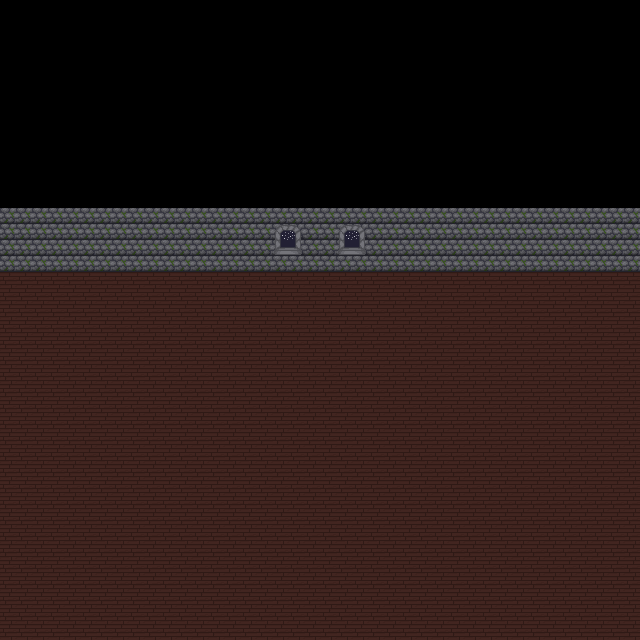

Rendered tile map (Tiled .tmx) drawn with the repository's tilesets; below, a short description and the map source with its tile grids summarised:
An orthogonal 40x40 tile map with 16x16 px tiles, 2 tile layers (Tile Layer 2, Tile Layer 1) and 11 objects (box, wall, portal, quiz, go_to_puzzle).

<map version="1.10" tiledversion="1.12.1" orientation="orthogonal" renderorder="right-down" width="40" height="40" tilewidth="16" tileheight="16" infinite="0" nextlayerid="5" nextobjectid="15">
 <tileset firstgid="1" source="test_tileset.tsx" />
 <layer id="4" name="Tile Layer 2" width="40" height="40">
  <data>[1600 cells, 40 non-empty, 2 distinct tile ids]</data>
 </layer>
 <layer id="1" name="Tile Layer 1" width="40" height="40">
  <data>[1600 cells, 1080 non-empty, 6 distinct tile ids]</data>
 </layer>
 <objectgroup id="2" name="Object Layer 1">
  <object id="1" name="box" gid="76" x="384" y="352" width="16" height="16">
   <properties>
    <property name="collider" type="bool" value="true" />
    <property name="pushable" type="bool" value="true" />
   </properties>
  </object>
  <object id="2" name="wall" x="232.368" y="276.277" width="178.81" height="20.6086">
   <properties>
    <property name="collider" type="bool" value="true" />
    <property name="wall" type="bool" value="true" />
   </properties>
  </object>
  <object id="4" name="portal" gid="40" x="384" y="384" width="16" height="16">
   <properties>
    <property name="collider" type="bool" value="true" />
    <property name="stage_change_name" value="WarningState" />
    <property name="stage_push" type="bool" value="true" />
   </properties>
  </object>
  <object id="5" gid="61" x="304" y="400" width="16" height="16">
   <properties>
    <property name="composite_collider" type="bool" value="true" />
    <property name="pushable" type="bool" value="true" />
    <property name="wall" type="bool" value="false" />
   </properties>
  </object>
  <object id="6" gid="62" x="320" y="400" width="16" height="16">
   <properties>
    <property name="composite_collider" type="bool" value="true" />
    <property name="wall" type="bool" value="true" />
   </properties>
  </object>
  <object id="8" gid="63" x="336" y="400" width="16" height="16">
   <properties>
    <property name="composite_collider" type="bool" value="true" />
    <property name="wall" type="bool" value="true" />
   </properties>
  </object>
  <object id="10" gid="71" x="304" y="416" width="16" height="16">
   <properties>
    <property name="composite_collider" type="bool" value="true" />
    <property name="wall" type="bool" value="true" />
   </properties>
  </object>
  <object id="11" gid="72" x="320" y="416" width="16" height="16">
   <properties>
    <property name="composite_collider" type="bool" value="true" />
    <property name="wall" type="bool" value="true" />
   </properties>
  </object>
  <object id="12" gid="73" x="336" y="416" width="16" height="16">
   <properties>
    <property name="composite_collider" type="bool" value="true" />
    <property name="wall" type="bool" value="true" />
   </properties>
  </object>
   <object id="13" name="quiz" gid="79" x="256" y="416" width="16" height="16">
    <properties>
     <property name="collider" type="bool" value="true" />
     <property name="stage_push" type="bool" value="true" />
    </properties>
   </object>
  <object id="14" name="go_to_puzzle" gid="40" x="384" y="416" width="16" height="16">
   <properties>
    <property name="collider" type="bool" value="true" />
    <property name="stage_change_name" value="WaterTankPuzzleState" />
    <property name="stage_push" type="bool" value="true" />
   </properties>
  </object>
 </objectgroup>
</map>
